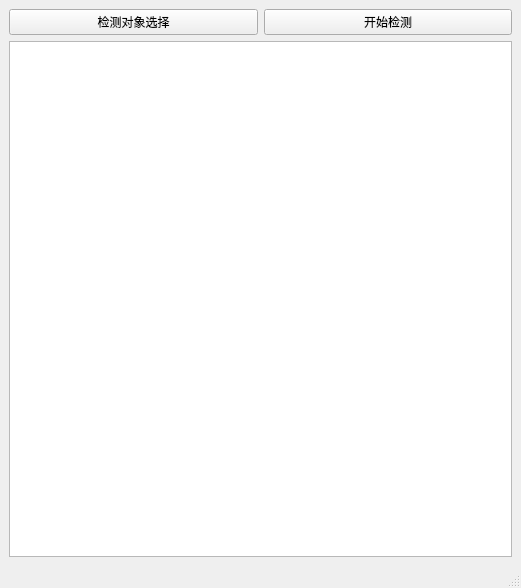
<?xml version="1.0" encoding="UTF-8"?>
<ui version="4.0">
 <class>MainWindow</class>
 <widget class="QMainWindow" name="MainWindow">
  <property name="geometry">
   <rect>
    <x>0</x>
    <y>0</y>
    <width>521</width>
    <height>588</height>
   </rect>
  </property>
  <property name="windowTitle">
   <string>MainWindow</string>
  </property>
  <widget class="QWidget" name="centralwidget">
   <layout class="QGridLayout" name="gridLayout">
    <item row="0" column="0">
     <layout class="QVBoxLayout" name="verticalLayout">
      <item>
       <layout class="QHBoxLayout" name="horizontalLayout">
        <item>
         <widget class="QPushButton" name="pushButton">
          <property name="text">
           <string>检测对象选择</string>
          </property>
         </widget>
        </item>
        <item>
         <widget class="QPushButton" name="pushButton_2">
          <property name="text">
           <string>开始检测</string>
          </property>
         </widget>
        </item>
       </layout>
      </item>
      <item>
       <widget class="QGraphicsView" name="graphicsView"/>
      </item>
     </layout>
    </item>
   </layout>
  </widget>
  <widget class="QMenuBar" name="menubar">
   <property name="geometry">
    <rect>
     <x>0</x>
     <y>0</y>
     <width>521</width>
     <height>30</height>
    </rect>
   </property>
  </widget>
  <widget class="QStatusBar" name="statusbar"/>
 </widget>
 <resources/>
 <connections>
  <connection>
   <sender>pushButton</sender>
   <signal>clicked()</signal>
   <receiver>MainWindow</receiver>
   <slot>close()</slot>
   <hints>
    <hint type="sourcelabel">
     <x>255</x>
     <y>78</y>
    </hint>
    <hint type="destinationlabel">
     <x>514</x>
     <y>165</y>
    </hint>
   </hints>
  </connection>
  <connection>
   <sender>pushButton_2</sender>
   <signal>clicked()</signal>
   <receiver>MainWindow</receiver>
   <slot>close()</slot>
   <hints>
    <hint type="sourcelabel">
     <x>354</x>
     <y>59</y>
    </hint>
    <hint type="destinationlabel">
     <x>518</x>
     <y>275</y>
    </hint>
   </hints>
  </connection>
 </connections>
</ui>
